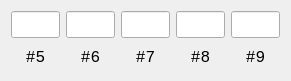
    <widget class="QWidget" name="layoutWidget_2">
     <property name="geometry">
      <rect>
       <x>140</x>
       <y>330</y>
       <width>291</width>
       <height>81</height>
      </rect>
     </property>
     <layout class="QHBoxLayout" name="horizontalLayout_4">
      <item>
       <layout class="QVBoxLayout" name="verticalLayout_4">
        <item>
         <widget class="QLineEdit" name="spaceline5">
          <property name="enabled">
           <bool>true</bool>
          </property>
          <property name="sizePolicy">
           <sizepolicy hsizetype="Expanding" vsizetype="Expanding">
            <horstretch>0</horstretch>
            <verstretch>0</verstretch>
           </sizepolicy>
          </property>
          <property name="alignment">
           <set>Qt::AlignCenter</set>
          </property>
          <property name="readOnly">
           <bool>true</bool>
          </property>
         </widget>
        </item>
        <item>
         <widget class="QLabel" name="spacelabel5">
          <property name="sizePolicy">
           <sizepolicy hsizetype="Expanding" vsizetype="Expanding">
            <horstretch>0</horstretch>
            <verstretch>0</verstretch>
           </sizepolicy>
          </property>
          <property name="font">
           <font>
            <family>Consolas</family>
            <pointsize>12</pointsize>
           </font>
          </property>
          <property name="text">
           <string>#5</string>
          </property>
          <property name="alignment">
           <set>Qt::AlignCenter</set>
          </property>
         </widget>
        </item>
       </layout>
      </item>
      <item>
       <layout class="QVBoxLayout" name="verticalLayout_10">
        <item>
         <widget class="QLineEdit" name="spaceline6">
          <property name="enabled">
           <bool>true</bool>
          </property>
          <property name="sizePolicy">
           <sizepolicy hsizetype="Expanding" vsizetype="Expanding">
            <horstretch>0</horstretch>
            <verstretch>0</verstretch>
           </sizepolicy>
          </property>
          <property name="alignment">
           <set>Qt::AlignCenter</set>
          </property>
          <property name="readOnly">
           <bool>true</bool>
          </property>
         </widget>
        </item>
        <item>
         <widget class="QLabel" name="spacelabel6">
          <property name="sizePolicy">
           <sizepolicy hsizetype="Expanding" vsizetype="Expanding">
            <horstretch>0</horstretch>
            <verstretch>0</verstretch>
           </sizepolicy>
          </property>
          <property name="font">
           <font>
            <family>Consolas</family>
            <pointsize>12</pointsize>
           </font>
          </property>
          <property name="text">
           <string>#6</string>
          </property>
          <property name="alignment">
           <set>Qt::AlignCenter</set>
          </property>
         </widget>
        </item>
       </layout>
      </item>
      <item>
       <layout class="QVBoxLayout" name="verticalLayout_11">
        <item>
         <widget class="QLineEdit" name="spaceline7">
          <property name="enabled">
           <bool>true</bool>
          </property>
          <property name="sizePolicy">
           <sizepolicy hsizetype="Expanding" vsizetype="Expanding">
            <horstretch>0</horstretch>
            <verstretch>0</verstretch>
           </sizepolicy>
          </property>
          <property name="alignment">
           <set>Qt::AlignCenter</set>
          </property>
          <property name="readOnly">
           <bool>true</bool>
          </property>
         </widget>
        </item>
        <item>
         <widget class="QLabel" name="spacelabel7">
          <property name="sizePolicy">
           <sizepolicy hsizetype="Expanding" vsizetype="Expanding">
            <horstretch>0</horstretch>
            <verstretch>0</verstretch>
           </sizepolicy>
          </property>
          <property name="font">
           <font>
            <family>Consolas</family>
            <pointsize>12</pointsize>
           </font>
          </property>
          <property name="text">
           <string>#7</string>
          </property>
          <property name="alignment">
           <set>Qt::AlignCenter</set>
          </property>
         </widget>
        </item>
       </layout>
      </item>
      <item>
       <layout class="QVBoxLayout" name="verticalLayout_12">
        <item>
         <widget class="QLineEdit" name="spaceline8">
          <property name="enabled">
           <bool>true</bool>
          </property>
          <property name="sizePolicy">
           <sizepolicy hsizetype="Expanding" vsizetype="Expanding">
            <horstretch>0</horstretch>
            <verstretch>0</verstretch>
           </sizepolicy>
          </property>
          <property name="alignment">
           <set>Qt::AlignCenter</set>
          </property>
          <property name="readOnly">
           <bool>true</bool>
          </property>
         </widget>
        </item>
        <item>
         <widget class="QLabel" name="spacelabel8">
          <property name="sizePolicy">
           <sizepolicy hsizetype="Expanding" vsizetype="Expanding">
            <horstretch>0</horstretch>
            <verstretch>0</verstretch>
           </sizepolicy>
          </property>
          <property name="font">
           <font>
            <family>Consolas</family>
            <pointsize>12</pointsize>
           </font>
          </property>
          <property name="text">
           <string>#8</string>
          </property>
          <property name="alignment">
           <set>Qt::AlignCenter</set>
          </property>
         </widget>
        </item>
       </layout>
      </item>
      <item>
       <layout class="QVBoxLayout" name="verticalLayout_13">
        <item>
         <widget class="QLineEdit" name="spaceline9">
          <property name="enabled">
           <bool>true</bool>
          </property>
          <property name="sizePolicy">
           <sizepolicy hsizetype="Expanding" vsizetype="Expanding">
            <horstretch>0</horstretch>
            <verstretch>0</verstretch>
           </sizepolicy>
          </property>
          <property name="alignment">
           <set>Qt::AlignCenter</set>
          </property>
          <property name="readOnly">
           <bool>true</bool>
          </property>
         </widget>
        </item>
        <item>
         <widget class="QLabel" name="spacelabel9">
          <property name="sizePolicy">
           <sizepolicy hsizetype="Expanding" vsizetype="Expanding">
            <horstretch>0</horstretch>
            <verstretch>0</verstretch>
           </sizepolicy>
          </property>
          <property name="font">
           <font>
            <family>Consolas</family>
            <pointsize>12</pointsize>
           </font>
          </property>
          <property name="text">
           <string>#9</string>
          </property>
          <property name="alignment">
           <set>Qt::AlignCenter</set>
          </property>
         </widget>
        </item>
       </layout>
      </item>
     </layout>
    </widget>
